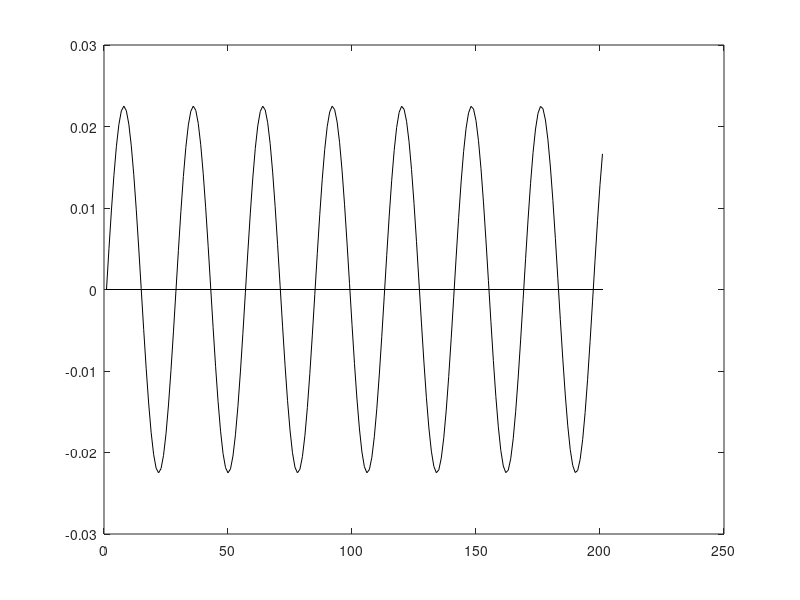

MATLAB code to generate this figure:
clc; clear all;

dt = 0.01;
k = 5.0;
m = 0.01;
tmax = 2;
t = 0:dt:tmax;
N = length(t);

x0 = 0.0;             % initial position
v0 = 0.5;             % initial velocity
x1 = x0 + v0 * dt;    % second initial parameter
c = (k*dt*dt/m - 2);  %  The sub diagonal coefficient

A = zeros(N-2,N-2);
for i = 1:N-2
  for j = 1:N-2
    if i == j
      A(i,j) = 1;
     elseif i == j + 1
      A(i,j) = c;
     elseif i == j + 2
      A(i,j) = 1;
    endif
  endfor
endfor

B = zeros(N-2, 1);  % Target vector
B(1) = -x0 -c*x1;
B(2) = -x1;

Z = zeros(N);
Z(1) = x0;
Z(2) = x1;

L = zeros(size(A)); % Reserve space for L matrix
U = zeros(size(A)); % Reserve space for U matrix

M = size(A, 1);     % Dimension of the matrix A

% Compute the L and U matrix entries
for c = 1:M
  for r = 1:M
    if c >= r % Compute u_rc
        if r == c
          L(r,c) = 1; % Set the diagonal of L matrix
        endif
        U(r,c) = A(r,c) - L(r,1:r-1) * U(1:r-1,c);
    else % Compute l_rc
        L(r,c) = (A(r,c) - L(r,1:c-1) * U(1:c-1,c)) / U(c,c);
    endif
  endfor
endfor

%% Solve the two equations through back-substitution
%   LY = B
%   UX = Y
Y = zeros(M, 1);
for i = 1:M
  if i == 1
    Y(i) = B(i) / L(i,i);
  else
    Y(i) = (B(i) - L(i,1:i-1)*Y(1:i-1)) / L(i,i);
  endif
endfor

% Use the Y vector to solve for the X vector
X = zeros(M, 1);
for i = M:-1:1
  if i == M
    X(i) = Y(i) / U(i,i);
  else
    X(i) = (Y(i) - U(i,i+1:M)*X(i+1:M)) / U(i,i);
  endif
endfor

for i=1:N-2
  Z(i+2) = X(i);
endfor

plot(Z, 'k-');
